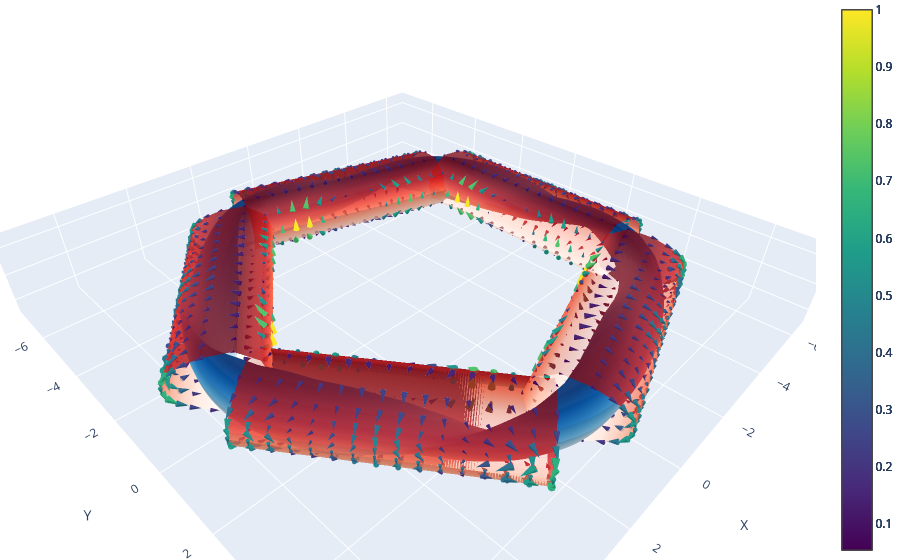

Here is the notebook cell this chart was saved with:
### Markdown cell above
3D plots

### Code cell
fig = coil_surface.plot(
    vector_field=coil_surface.j_3d,
    cut_tor=cut_tor,
    reduce_res=1,
    cone_kwargs=dict(
        sizeref=7,
        colorscale="Viridis",
    ),
    surface_kwargs=dict(opacity=0.8),
    scale=True,
    colormap="Reds",
)
fig_eq = Sp().plot(colormap="Blues", nfp=plasma_config.nfp)
fig.add_traces(fig_eq.data)
fig.show()

### Figure 1 — Plotly figure (JSON) as saved in the notebook; plotly's stock layout.template omitted (floating-point values rounded to 4 significant figures; data arrays with more than 128 entries replaced by an {"elided": "..."} marker saying what was removed)
{"data": [{"colorscale": [[0, "rgb(255,245,240)"], [0.125, "rgb(254,224,210)"], [0.25, "rgb(252,187,161)"], [0.375, "rgb(252,146,114)"], [0.5, "rgb(251,106,74)"], [0.625, "rgb(239,59,44)"], [0.75, "rgb(203,24,29)"], [0.875, "rgb(165,15,21)"], [1, "rgb(103,0,13)"]], "opacity": 0.8, "showscale": false, "type": "surface", "x": {"elided": "17x16 float values"}, "y": {"elided": "17x16 float values"}, "z": {"elided": "17x16 float values"}}, {"colorscale": [[0, "#440154"], [0.1111, "#482878"], [0.2222, "#3e4989"], [0.3333, "#31688e"], [0.4444, "#26828e"], [0.5556, "#1f9e89"], [0.6667, "#35b779"], [0.7778, "#6ece58"], [0.8889, "#b5de2b"], [1, "#fde725"]], "sizeref": 7, "type": "cone", "u": {"elided": "256 float values"}, "v": {"elided": "256 float values"}, "visible": true, "w": {"elided": "256 float values"}, "x": {"elided": "256 float values"}, "y": {"elided": "256 float values"}, "z": {"elided": "256 float values"}}, {"colorscale": [[0, "rgb(255,245,240)"], [0.125, "rgb(254,224,210)"], [0.25, "rgb(252,187,161)"], [0.375, "rgb(252,146,114)"], [0.5, "rgb(251,106,74)"], [0.625, "rgb(239,59,44)"], [0.75, "rgb(203,24,29)"], [0.875, "rgb(165,15,21)"], [1, "rgb(103,0,13)"]], "opacity": 0.8, "showscale": false, "type": "surface", "x": {"elided": "17x16 float values"}, "y": {"elided": "17x16 float values"}, "z": {"elided": "17x16 float values"}}, {"colorscale": [[0, "#440154"], [0.1111, "#482878"], [0.2222, "#3e4989"], [0.3333, "#31688e"], [0.4444, "#26828e"], [0.5556, "#1f9e89"], [0.6667, "#35b779"], [0.7778, "#6ece58"], [0.8889, "#b5de2b"], [1, "#fde725"]], "sizeref": 7, "type": "cone", "u": {"elided": "256 float values"}, "v": {"elided": "256 float values"}, "visible": true, "w": {"elided": "256 float values"}, "x": {"elided": "256 float values"}, "y": {"elided": "256 float values"}, "z": {"elided": "256 float values"}}, {"colorscale": [[0, "rgb(255,245,240)"], [0.125, "rgb(254,224,210)"], [0.25, "rgb(252,187,161)"], [0.375, "rgb(252,146,114)"], [0.5, "rgb(251,106,74)"], [0.625, "rgb(239,59,44)"], [0.75, "rgb(203,24,29)"], [0.875, "rgb(165,15,21)"], [1, "rgb(103,0,13)"]], "opacity": 0.8, "showscale": false, "type": "surface", "x": {"elided": "17x16 float values"}, "y": {"elided": "17x16 float values"}, "z": {"elided": "17x16 float values"}}, {"colorscale": [[0, "#440154"], [0.1111, "#482878"], [0.2222, "#3e4989"], [0.3333, "#31688e"], [0.4444, "#26828e"], [0.5556, "#1f9e89"], [0.6667, "#35b779"], [0.7778, "#6ece58"], [0.8889, "#b5de2b"], [1, "#fde725"]], "sizeref": 7, "type": "cone", "u": {"elided": "256 float values"}, "v": {"elided": "256 float values"}, "visible": true, "w": {"elided": "256 float values"}, "x": {"elided": "256 float values"}, "y": {"elided": "256 float values"}, "z": {"elided": "256 float values"}}, {"colorscale": [[0, "rgb(255,245,240)"], [0.125, "rgb(254,224,210)"], [0.25, "rgb(252,187,161)"], [0.375, "rgb(252,146,114)"], [0.5, "rgb(251,106,74)"], [0.625, "rgb(239,59,44)"], [0.75, "rgb(203,24,29)"], [0.875, "rgb(165,15,21)"], [1, "rgb(103,0,13)"]], "opacity": 0.8, "showscale": false, "type": "surface", "x": {"elided": "17x16 float values"}, "y": {"elided": "17x16 float values"}, "z": {"elided": "17x16 float values"}}, {"colorscale": [[0, "#440154"], [0.1111, "#482878"], [0.2222, "#3e4989"], [0.3333, "#31688e"], [0.4444, "#26828e"], [0.5556, "#1f9e89"], [0.6667, "#35b779"], [0.7778, "#6ece58"], [0.8889, "#b5de2b"], [1, "#fde725"]], "sizeref": 7, "type": "cone", "u": {"elided": "256 float values"}, "v": {"elided": "256 float values"}, "visible": true, "w": {"elided": "256 float values"}, "x": {"elided": "256 float values"}, "y": {"elided": "256 float values"}, "z": {"elided": "256 float values"}}, {"colorscale": [[0, "rgb(255,245,240)"], [0.125, "rgb(254,224,210)"], [0.25, "rgb(252,187,161)"], [0.375, "rgb(252,146,114)"], [0.5, "rgb(251,106,74)"], [0.625, "rgb(239,59,44)"], [0.75, "rgb(203,24,29)"], [0.875, "rgb(165,15,21)"], [1, "rgb(103,0,13)"]], "opacity": 0.8, "showscale": false, "type": "surface", "x": {"elided": "17x16 float values"}, "y": {"elided": "17x16 float values"}, "z": {"elided": "17x16 float values"}}, {"colorscale": [[0, "#440154"], [0.1111, "#482878"], [0.2222, "#3e4989"], [0.3333, "#31688e"], [0.4444, "#26828e"], [0.5556, "#1f9e89"], [0.6667, "#35b779"], [0.7778, "#6ece58"], [0.8889, "#b5de2b"], [1, "#fde725"]], "sizeref": 7, "type": "cone", "u": {"elided": "256 float values"}, "v": {"elided": "256 float values"}, "visible": true, "w": {"elided": "256 float values"}, "x": {"elided": "256 float values"}, "y": {"elided": "256 float values"}, "z": {"elided": "256 float values"}}, {"colorscale": [[0, "rgb(247,251,255)"], [0.125, "rgb(222,235,247)"], [0.25, "rgb(198,219,239)"], [0.375, "rgb(158,202,225)"], [0.5, "rgb(107,174,214)"], [0.625, "rgb(66,146,198)"], [0.75, "rgb(33,113,181)"], [0.875, "rgb(8,81,156)"], [1, "rgb(8,48,107)"]], "showscale": false, "type": "surface", "x": {"elided": "17x401 float values"}, "y": {"elided": "17x401 float values"}, "z": {"elided": "17x401 float values"}}], "layout": {"margin": {"b": 0, "l": 0, "r": 0, "t": 0}, "scene": {"aspectmode": "data", "xaxis": {"title": {"text": "X"}}, "yaxis": {"title": {"text": "Y"}}, "zaxis": {"title": {"text": "Z"}}}}}
